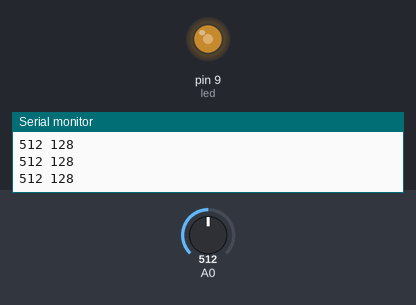
Recording of a sketch running on a simulated Arduino Uno, built with avr-gcc and run on an emulated ATmega328P. On the bench: output pins drawn as LEDs (lit = HIGH), the last lines printed to the serial monitor. The test bench sets the inputs (shaded band); at power-on: A0 = 512.

Above: at 1.2 s.
1.3 s: A0 set to 985
At 2.5 s:
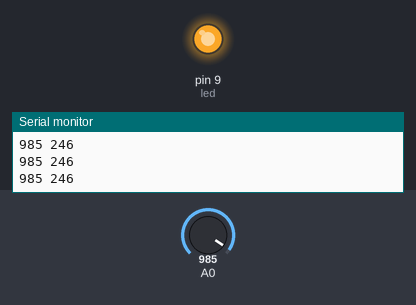
2.8 s: A0 set to 1016
At 3.6 s:
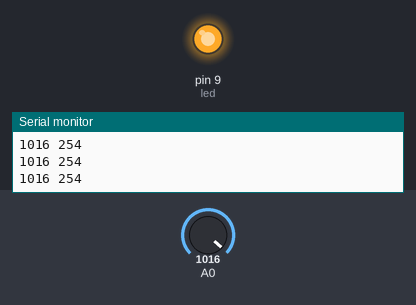
5.8 s: A0 set to 716
At 6.9 s:
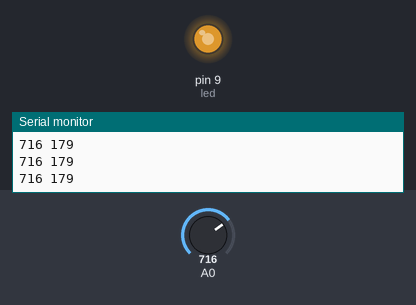
7.3 s: A0 set to 122
At 8.2 s:
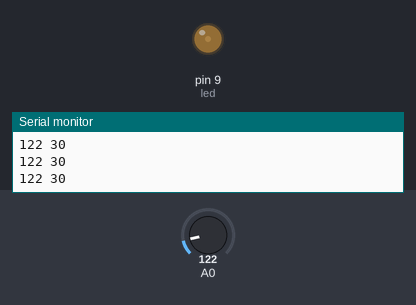
8.8 s: A0 set to 0
At 9.2 s:
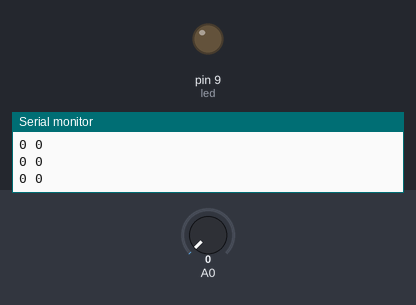
Timing chart, 0 to 11.3 s (numbered marks = the images above; inputs shaded):
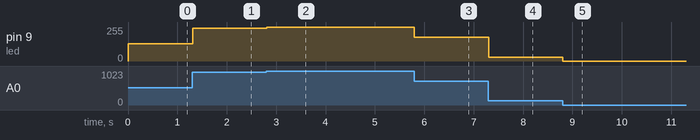

The sketch:

Lab_2_Analog_Input_and_Output_380_.ino
```cpp
/*** header block ***
   code file name
   code description
   hardware required
   IDE version used to test code
   programmer(s) name
   date when code is created/modified
   code version
 ***/

// pre-processor directives

// pin name definitions
#define led 9
// class/object declarations

// global variables


void setup () {
  // configure hardware peripherals
pinMode(led, OUTPUT);
  // configure data communication
Serial.begin(9600);
  // code that runs only once

}

void loop () {
  // data input  and storage
  int sensorValue = analogRead(A0);


  // data processing

  int brightness = sensorValue >> 2;

  // data output
  analogWrite(led, brightness);
  // data communication
  Serial.print(sensorValue);
  Serial.print(" ");
  Serial.println(brightness);
}

// user defined functions
```

Measured:
- after the input at 1.3 s, pin 9 (led): 128/255 → 246/255 at once
- after the input at 2.8 s, pin 9 (led): 246/255 → 254/255 at once
- after the input at 5.8 s, pin 9 (led): 254/255 → 179/255 at once
- after the input at 7.3 s, pin 9 (led): 179/255 → 30/255 at once
- after the input at 8.8 s, pin 9 (led): 30/255 → 0/255 at once
